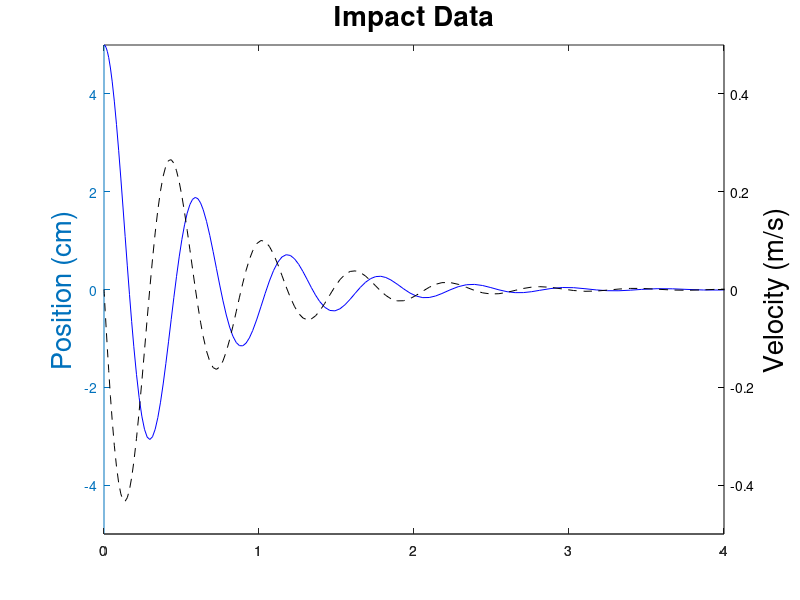

The MATLAB source for this figure: (Note: this script raises an error after producing the figure.)
%%%%%%    an x-axis with a minimum value of 0 and a maximum value of 4
%%%%%%    a plot of the position vector as a solid blue line
%%%%%%    a left y-axis colored in blue with a minimum value of -5 and a maximum value of 5
%%%%%%    a plot of the velocity vector as a dashed black line
%%%%%%    a right y-axis colored in black with a minimum value of -0.5 and a maximum value of +0.5
%%%%%%    a right y-axis colored in black with a minimum value of -0.5 and a maximum value of +0.5
%    a title reading "Impact Data" as shown in the figure
%    a legend in the top center of the axes with the correct label for each plot
load data
[ax, p, v] = plotyy(time, position, time, velocity);

%%%%%%%%%%%%
%%%%%%Here we use get() to find out what we can change
%%%%%%%%%%%%
set(ax, "xlim" ,[0 4])
set(p, "color" , "b")
set(ax(1), "ylim", [-5 5])
set(v, "color", "k")
%%https://www.mathworks.com/help/matlab/ref/linespec.html
set(v, "linestyle", '--')
set(ax(2), "ylim", [-0.5 0.5])
set(ax(2), "ycolor", "k")
set(ax(1),"title", "Impact Data")
set(get(ax(1),"title"), "fontsize", 20)
%set(get(ax(1),"ylabel"), "displayname", "Position (cm)")
ylabel(ax(1), "Position (cm)")
set(get(ax(1),"ylabel"), "fontsize", 20)
ylabel(ax(2), "Velocity (m/s)")
set(get(ax(2),"ylabel"), "fontsize", 20)
legend([p;v], "Position", "Velocity")
%set(get(legend), "fontsize", 20)